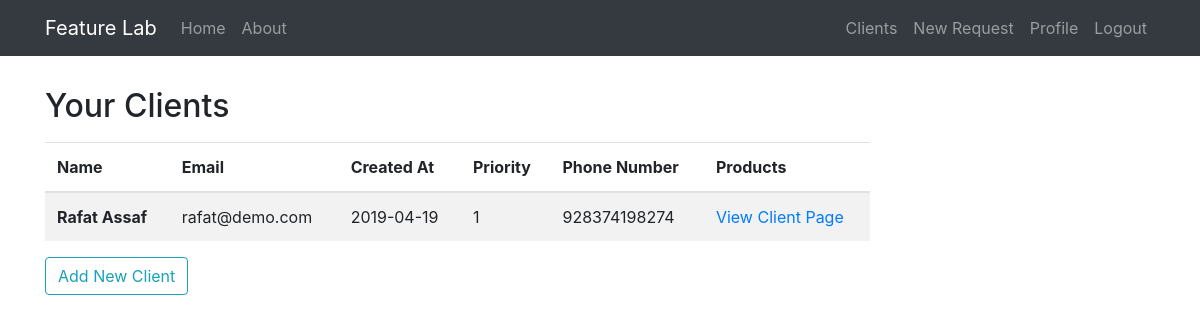
The app's page /clients (signed in), older data.
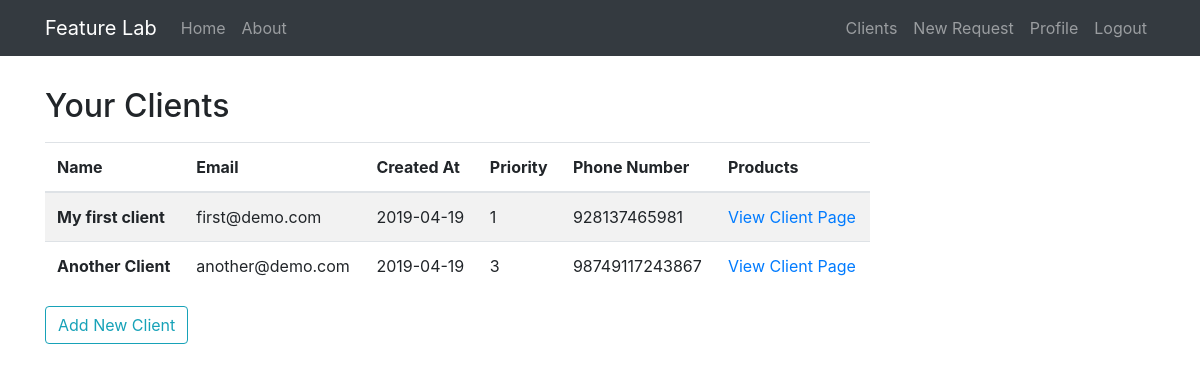
The same page, newer data.
### feature_lab/models.py (models this page shows, shortened)
class Client(db.Model):
    id = db.Column(db.Integer, primary_key=True)
    name = db.Column(db.String(20), unique=True, nullable=False)
    email = db.Column(db.String(120), unique=True, nullable=False)
    bio = db.Column(db.Text(), nullable=False)
    priority = db.Column(db.Integer, nullable=False)
    phone_number = db.Column(db.String(15))
    created_at = db.Column(db.DateTime, nullable=False, default=datetime.utcnow)
    products = db.relationship('Product', backref='owner', lazy=True)
    user_id = db.Column(db.Integer, db.ForeignKey('user.id'), nullable=False)

### feature_lab/clients/routes.py (the view)
@clients.route('/clients')
@login_required
def clients_list():
    all_clients = Client.query.filter_by(user_id=current_user.id)
    return render_template('clients.html', clients=all_clients)

### feature_lab/models.py (called while the page is built)
@login_manager.user_loader
def load_user(user_id):
    return User.query.get(int(user_id))

### feature_lab/templates/clients.html
{% extends 'layout.html' %}
{% block content %}
    <h2 class="mb-3">Your Clients</h2>
    <table class="table table-striped">
      <thead>
        <tr>
            <th scope="col">Name</th>
            <th scope="col">Email</th>
            <th scope="col">Created At</th>
            <th scope="col">Priority</th>
            <th scope="col">Phone Number</th>
            <th scope="col">Products</th>
        </tr>
      </thead>
        <tbody>
        {% for client in clients %}
            <tr>
                <th scope="row">{{client.name}}</th>
                <td>{{client.email}}</td>
                <td>{{client.created_at.strftime('%Y-%m-%d')}}</td>
                <td>{{client.priority}}</td>
                <td>{{client.phone_number}}</td>
                <td><a href="/client/{{client.id}}">View Client Page</a></td>
            </tr>
        {% endfor %}
      </tbody>
    </table>
    <button type="button" class="btn btn-outline-info" onclick="window.location='/create_client'">Add New Client</button>
{% endblock content %}

Row changes from the older to the newer data that the page shows:
removed Client: name "Rafat Assaf", email "rafat@demo.com", created_at "2019-04-19", priority "1", phone_number "928374198274"
added Client: name "My first client", email "first@demo.com", created_at "2019-04-19", priority "1", phone_number "928137465981"
added Client: name "Another Client", email "another@demo.com", created_at "2019-04-19", priority "3", phone_number "98749117243867"
